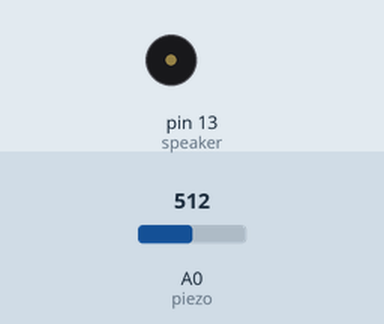
Bench run of a sketch on a simulated Arduino Uno, built with avr-gcc and run on an emulated ATmega328P. Parts: buzzer (waves = sounding, pin HIGH). The inputs (shaded band) are chosen by the test bench; at power-on: A0 (piezo) = 512.

Above: at 1.2 s.
1.3 s: A0 (piezo) set to 993
2.8 s: A0 (piezo) set to 1015
At 3.1 s:
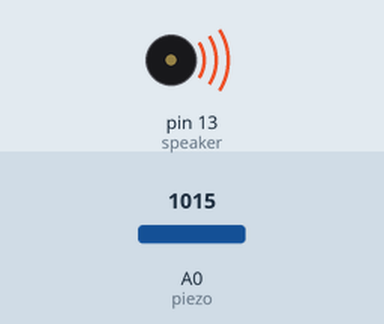
4.3 s: A0 (piezo) set to 990
At 5.4 s:
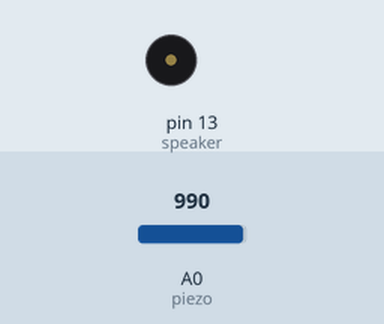
5.8 s: A0 (piezo) set to 1010
At 6.6 s:
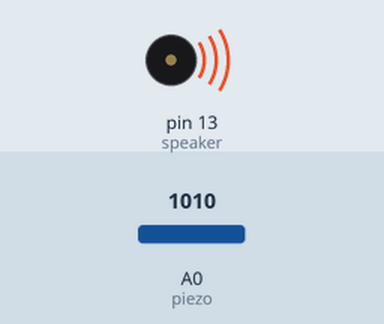
Timing chart, 0 to 8.3 s (numbered marks = the images above; inputs shaded):
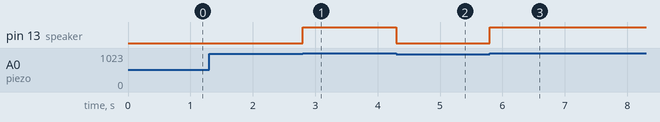

Measured:
- the behaviour switches between 1000 and 1001 on A0 (piezo) (found by bisection; images 0 and 1)
- after the input at 1.3 s, every drawn part: stays the same
- after the input at 2.8 s, pin 13 (speaker): LOW → HIGH at once
- after the input at 4.3 s, pin 13 (speaker): HIGH → LOW at once
- after the input at 5.8 s, pin 13 (speaker): LOW → HIGH at once

The sketch:

PiezoSpeaker.ino
```cpp
int piezo = A0; //Red wire to 5V, Black wire to A0 Pin
int speaker = 13; //Red wire to pin 13, Black to GND/Ground
int piezoTrigger = 0; //Variable used in program for reading
void setup() {
  pinMode(piezo, INPUT); //Set the piezo as an INPUT
  pinMode(speaker, OUTPUT); //The speaker is our output
  Serial.begin(9600); //Serial monitor channel 9600

}

void loop() {
  piezoTrigger = analogRead(piezo); //Take a reading

  if(piezoTrigger > 1000) //Scales 0-1023, so this is a high threshold
  {
    analogWrite(speaker, 255); //Max volume the speaker so you can hear it
  }
  else
  {
    analogWrite(speaker, 0); //Turn off the speaker
  }

}
```
